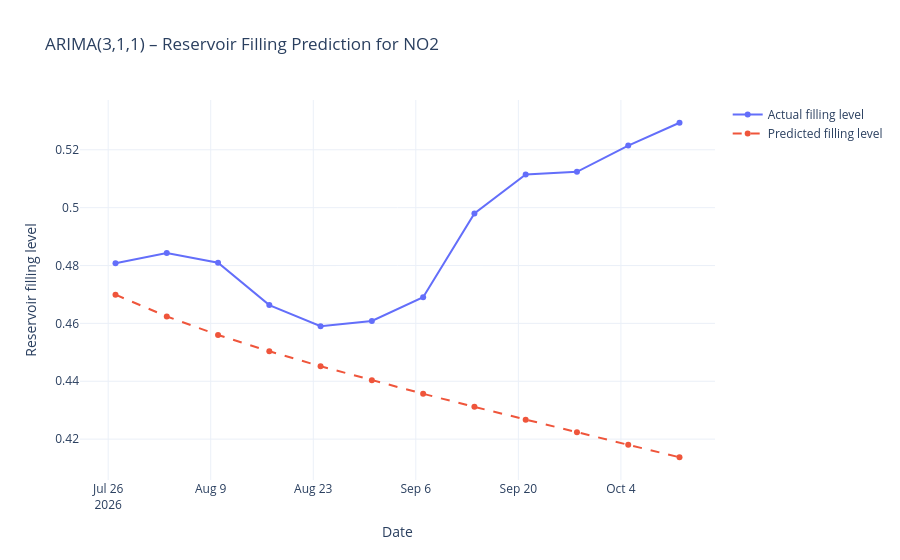

The notebook cell saved with this chart:
### Code cell
fig = go.Figure()

fig.add_trace(go.Scatter(
    x=best_model["Date"],
    y=best_model["Actual filling level"],
    mode="lines+markers",
    name="Actual filling level"
))

fig.add_trace(go.Scatter(
    x=best_model["Date"],
    y=best_model["Predicted filling level"],
    mode="lines+markers",
    line=dict(dash="dash"),
    name="Predicted filling level"
))

fig.update_layout(
    title="ARIMA(3,1,1) – Reservoir Filling Prediction for NO2",
    xaxis_title="Date",
    yaxis_title="Reservoir filling level",
    template="plotly_white"
)

fig.show()

### Figure 1 — Plotly figure (JSON) as saved in the notebook; plotly's stock layout.template omitted (floating-point values rounded to 4 significant figures)
{"data": [{"mode": "lines+markers", "name": "Actual filling level", "type": "scatter", "x": ["2026-07-27T00:00:00.000000", "2026-08-03T00:00:00.000000", "2026-08-10T00:00:00.000000", "2026-08-17T00:00:00.000000", "2026-08-24T00:00:00.000000", "2026-08-31T00:00:00.000000", "2026-09-07T00:00:00.000000", "2026-09-14T00:00:00.000000", "2026-09-21T00:00:00.000000", "2026-09-28T00:00:00.000000", "2026-10-05T00:00:00.000000", "2026-10-12T00:00:00.000000"], "y": [0.4808, 0.4844, 0.4809, 0.4663, 0.459, 0.4609, 0.469, 0.498, 0.5115, 0.5124, 0.5214, 0.5293]}, {"line": {"dash": "dash"}, "mode": "lines+markers", "name": "Predicted filling level", "type": "scatter", "x": ["2026-07-27T00:00:00.000000", "2026-08-03T00:00:00.000000", "2026-08-10T00:00:00.000000", "2026-08-17T00:00:00.000000", "2026-08-24T00:00:00.000000", "2026-08-31T00:00:00.000000", "2026-09-07T00:00:00.000000", "2026-09-14T00:00:00.000000", "2026-09-21T00:00:00.000000", "2026-09-28T00:00:00.000000", "2026-10-05T00:00:00.000000", "2026-10-12T00:00:00.000000"], "y": [0.4699, 0.4624, 0.456, 0.4504, 0.4452, 0.4403, 0.4357, 0.4312, 0.4267, 0.4224, 0.418, 0.4137]}], "layout": {"title": {"text": "ARIMA(3,1,1) – Reservoir Filling Prediction for NO2"}, "xaxis": {"title": {"text": "Date"}}, "yaxis": {"title": {"text": "Reservoir filling level"}}}}
